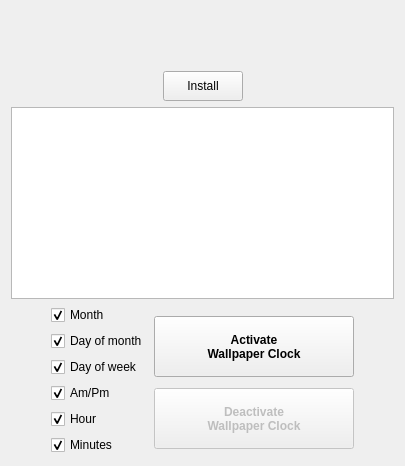
        <widget class="QWidget" name="wallpaper_clocks">
         <layout class="QVBoxLayout" name="verticalLayout_7">
          <item>
           <widget class="QLabel" name="label_9">
            <property name="font">
             <font>
              <weight>50</weight>
              <bold>false</bold>
             </font>
            </property>
            <property name="text">
             <string notr="true"/>
            </property>
            <property name="alignment">
             <set>Qt::AlignCenter</set>
            </property>
           </widget>
          </item>
          <item>
           <spacer name="verticalSpacer_11">
            <property name="orientation">
             <enum>Qt::Vertical</enum>
            </property>
            <property name="sizeHint" stdset="0">
             <size>
              <width>20</width>
              <height>40</height>
             </size>
            </property>
           </spacer>
          </item>
          <item>
           <layout class="QHBoxLayout" name="horizontalLayout_3">
            <item>
             <spacer name="horizontalSpacer_5">
              <property name="orientation">
               <enum>Qt::Horizontal</enum>
              </property>
              <property name="sizeHint" stdset="0">
               <size>
                <width>40</width>
                <height>20</height>
               </size>
              </property>
             </spacer>
            </item>
            <item>
             <widget class="QPushButton" name="install_clock">
              <property name="minimumSize">
               <size>
                <width>0</width>
                <height>30</height>
               </size>
              </property>
              <property name="focusPolicy">
               <enum>Qt::NoFocus</enum>
              </property>
              <property name="toolTip">
               <string>You can also drag&amp;drop a .wcz file to install a wallpaper clock</string>
              </property>
              <property name="statusTip">
               <string/>
              </property>
              <property name="text">
               <string>Install</string>
              </property>
              <property name="icon">
               <iconset theme="list-add">
                <normaloff/>
               </iconset>
              </property>
              <property name="iconSize">
               <size>
                <width>20</width>
                <height>20</height>
               </size>
              </property>
             </widget>
            </item>
            <item>
             <spacer name="horizontalSpacer_6">
              <property name="orientation">
               <enum>Qt::Horizontal</enum>
              </property>
              <property name="sizeHint" stdset="0">
               <size>
                <width>40</width>
                <height>20</height>
               </size>
              </property>
             </spacer>
            </item>
           </layout>
          </item>
          <item>
           <widget class="QTableWidget" name="clocksTableWidget">
            <property name="minimumSize">
             <size>
              <width>0</width>
              <height>136</height>
             </size>
            </property>
            <property name="maximumSize">
             <size>
              <width>16777215</width>
              <height>420</height>
             </size>
            </property>
            <property name="contextMenuPolicy">
             <enum>Qt::CustomContextMenu</enum>
            </property>
            <property name="selectionMode">
             <enum>QAbstractItemView::SingleSelection</enum>
            </property>
            <property name="selectionBehavior">
             <enum>QAbstractItemView::SelectRows</enum>
            </property>
            <property name="showGrid">
             <bool>false</bool>
            </property>
            <property name="wordWrap">
             <bool>true</bool>
            </property>
            <property name="cornerButtonEnabled">
             <bool>false</bool>
            </property>
            <attribute name="horizontalHeaderVisible">
             <bool>false</bool>
            </attribute>
            <attribute name="horizontalHeaderCascadingSectionResizes">
             <bool>true</bool>
            </attribute>
            <attribute name="horizontalHeaderDefaultSectionSize">
             <number>88</number>
            </attribute>
            <attribute name="horizontalHeaderMinimumSectionSize">
             <number>88</number>
            </attribute>
            <attribute name="horizontalHeaderShowSortIndicator" stdset="0">
             <bool>false</bool>
            </attribute>
            <attribute name="horizontalHeaderStretchLastSection">
             <bool>true</bool>
            </attribute>
            <attribute name="verticalHeaderVisible">
             <bool>false</bool>
            </attribute>
            <attribute name="verticalHeaderDefaultSectionSize">
             <number>67</number>
            </attribute>
            <attribute name="verticalHeaderMinimumSectionSize">
             <number>67</number>
            </attribute>
            <column>
             <property name="text">
              <string notr="true">Default</string>
             </property>
            </column>
            <column>
             <property name="text">
              <string notr="true">Preview</string>
             </property>
            </column>
            <column>
             <property name="text">
              <string notr="true">Name</string>
             </property>
            </column>
           </widget>
          </item>
          <item>
           <layout class="QHBoxLayout" name="horizontalLayout_8">
            <item>
             <spacer name="horizontalSpacer_3">
              <property name="orientation">
               <enum>Qt::Horizontal</enum>
              </property>
              <property name="sizeHint" stdset="0">
               <size>
                <width>40</width>
                <height>20</height>
               </size>
              </property>
             </spacer>
            </item>
            <item>
             <layout class="QVBoxLayout" name="verticalLayout">
              <item>
               <widget class="QCheckBox" name="month_checkBox">
                <property name="focusPolicy">
                 <enum>Qt::NoFocus</enum>
                </property>
                <property name="toolTip">
                 <string/>
                </property>
                <property name="statusTip">
                 <string>January,February...</string>
                </property>
                <property name="text">
                 <string>Month</string>
                </property>
                <property name="checked">
                 <bool>true</bool>
                </property>
               </widget>
              </item>
              <item>
               <widget class="QCheckBox" name="day_month_checkBox">
                <property name="focusPolicy">
                 <enum>Qt::NoFocus</enum>
                </property>
                <property name="statusTip">
                 <string notr="true">1-31</string>
                </property>
                <property name="text">
                 <string>Day of month</string>
                </property>
                <property name="checked">
                 <bool>true</bool>
                </property>
               </widget>
              </item>
              <item>
               <widget class="QCheckBox" name="day_week_checkBox">
                <property name="focusPolicy">
                 <enum>Qt::NoFocus</enum>
                </property>
                <property name="statusTip">
                 <string>Monday,Tuesday...</string>
                </property>
                <property name="text">
                 <string>Day of week</string>
                </property>
                <property name="checked">
                 <bool>true</bool>
                </property>
               </widget>
              </item>
              <item>
               <widget class="QCheckBox" name="am_checkBox">
                <property name="focusPolicy">
                 <enum>Qt::NoFocus</enum>
                </property>
                <property name="statusTip">
                 <string notr="true">Am/Pm (If available)</string>
                </property>
                <property name="text">
                 <string>Am/Pm</string>
                </property>
                <property name="checked">
                 <bool>true</bool>
                </property>
               </widget>
              </item>
              <item>
               <widget class="QCheckBox" name="hour_checkBox">
                <property name="focusPolicy">
                 <enum>Qt::NoFocus</enum>
                </property>
                <property name="statusTip">
                 <string notr="true">1-24</string>
                </property>
                <property name="text">
                 <string>Hour</string>
                </property>
                <property name="checked">
                 <bool>true</bool>
                </property>
               </widget>
              </item>
              <item>
               <widget class="QCheckBox" name="minutes_checkBox">
                <property name="focusPolicy">
                 <enum>Qt::NoFocus</enum>
                </property>
                <property name="statusTip">
                 <string notr="true">1-60</string>
                </property>
                <property name="text">
                 <string>Minutes</string>
                </property>
                <property name="checked">
                 <bool>true</bool>
                </property>
               </widget>
              </item>
             </layout>
            </item>
            <item>
             <layout class="QVBoxLayout" name="verticalLayout_4">
              <property name="topMargin">
               <number>6</number>
              </property>
              <item>
               <widget class="QPushButton" name="activate_clock">
                <property name="minimumSize">
                 <size>
                  <width>200</width>
                  <height>61</height>
                 </size>
                </property>
                <property name="font">
                 <font>
                  <weight>75</weight>
                  <bold>true</bold>
                 </font>
                </property>
                <property name="toolTip">
                 <string/>
                </property>
                <property name="text">
                 <string>Activate
Wallpaper Clock</string>
                </property>
               </widget>
              </item>
              <item>
               <widget class="QPushButton" name="deactivate_clock">
                <property name="enabled">
                 <bool>false</bool>
                </property>
                <property name="minimumSize">
                 <size>
                  <width>200</width>
                  <height>61</height>
                 </size>
                </property>
                <property name="font">
                 <font>
                  <weight>75</weight>
                  <bold>true</bold>
                 </font>
                </property>
                <property name="text">
                 <string>Deactivate
Wallpaper Clock</string>
                </property>
               </widget>
              </item>
             </layout>
            </item>
            <item>
             <spacer name="horizontalSpacer_4">
              <property name="orientation">
               <enum>Qt::Horizontal</enum>
              </property>
              <property name="sizeHint" stdset="0">
               <size>
                <width>40</width>
                <height>20</height>
               </size>
              </property>
             </spacer>
            </item>
           </layout>
          </item>
         </layout>
        </widget>
